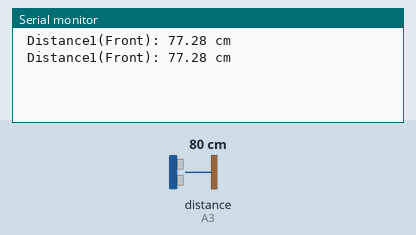
Recording of a sketch running on a simulated Arduino Mega 2560, built with avr-gcc and run on an emulated ATmega2560. On the bench: the last lines printed to the serial monitor. The inputs (shaded band) are chosen by the test bench; at power-on: distance to the obstacle (sensor on A3) 80 cm. The echo pulse lasts 58.3 µs per cm.

Above: at 1.9 s.
2.0 s: distance to the obstacle (sensor on A3) set to 4 cm
At 2.7 s:
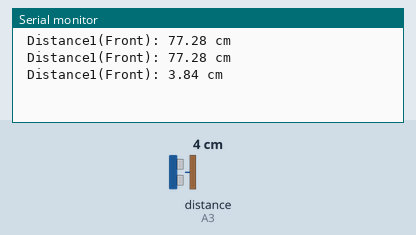
3.5 s: distance to the obstacle (sensor on A3) set to 2 cm
At 5.5 s:
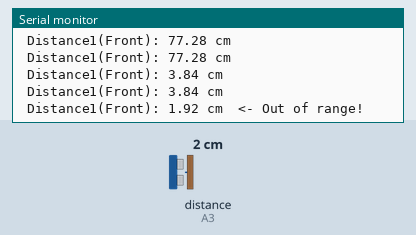

Measured:
- the behaviour switches between 3 and 2 cm on distance to the obstacle (sensor on A3) (found by bisection; images 1 and 2)
- after the input at 2.0 s, the serial monitor: prints a new line after 0.36 s (image 1)
- after the input at 3.5 s, the serial monitor: prints a new line after 1.1 s (image 2)

The sketch:

arduino_1xUltraSoundSensor_HC-SR04.ino
```cpp
/*
  <arduino_1xUltraSoundSensors(HC-SR04).ino>
  Hardware/Unit test for Pet Mark V (five)

  Hardware setup:
  1) Arduino UNO
  2) 2x HC-04 Ultra sound distance sensors.

  2021-04-05 / Stefan Kull (aka. "Seniorkullken")
*/

#include "Arduino.h"  /* Not neccesary when usinig Arduino IDE */
#include "NewPing.h"

// Define Constants
#define TRIGGER_PIN_1  A2  // A3  "Front"
#define ECHO_PIN_1     A3  // A3  "Front"
//#define TRIGGER_PIN_2  16  // A2  "Rear"
//#define ECHO_PIN_2     16  // A2  "Rear"

#define MAX_DISTANCE  400  // // Maximum distance (in cm) to ping.
#define PING_INTERVAL 33 // Milliseconds between sensor pings (29ms is about the min to avoid cross-sensor echo).
constexpr int iterations = 5;

// Create sensors
NewPing sonar1(TRIGGER_PIN_1, ECHO_PIN_1, MAX_DISTANCE);
//NewPing sonar2(TRIGGER_PIN_2, ECHO_PIN_2, MAX_DISTANCE);

void setup() {
  Serial.begin (115200);
}

void loop()
{

  // Stores calculated speed of sound in m/s
  // soundspeed = 331.4 + (0.606 * temp) + (0.0124 * humidity);
  const float soundspeed = 331.4;


  const float soundspeedcm = soundspeed / 10000;            // Convert m/s => cm

  // Measure duration for first ultra sound sensor
  const auto duration1 = sonar1.ping_median(iterations);
  const auto distance1 = (duration1 / 2) * soundspeedcm;    // Calculate the distances
  printDistance(distance1, " Distance1(Front): ");          // Send results to Serial Monitor
  // Add a delay between sensor readings
  delay(1000);

//  // Measure duration for second ultra sound sensor
//  const auto duration2 = sonar2.ping_median(iterations);
//  const auto distance2 = (duration2 / 2) * soundspeedcm;    // Calculate the distances
//  printDistance(distance2, " Distance2(Rear): ");           // Send results to Serial Monitor
//  // Add a delay between sensor readings
//  delay(1000);

  Serial.println("");
}

void printDistance(float distance, const char* identifier)
{
  Serial.print(identifier);

  if (distance >= 400 || distance <= 2)
  {
    Serial.print(distance);
    Serial.print(" cm ");
    Serial.print(" <- Out of range! ");
  }
  else
  {
    Serial.print(distance);
    Serial.print(" cm ");
  }
}
```
